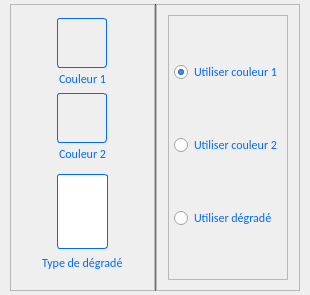
<?xml version="1.0" encoding="UTF-8"?>
<ui version="4.0">
 <class>DegradedUI</class>
 <widget class="QWidget" name="DegradedUI">
  <property name="geometry">
   <rect>
    <x>0</x>
    <y>0</y>
    <width>310</width>
    <height>289</height>
   </rect>
  </property>
  <property name="windowTitle">
   <string>Form</string>
  </property>
  <layout class="QHBoxLayout" name="horizontalLayout">
   <property name="spacing">
    <number>0</number>
   </property>
   <property name="leftMargin">
    <number>10</number>
   </property>
   <property name="topMargin">
    <number>4</number>
   </property>
   <property name="rightMargin">
    <number>10</number>
   </property>
   <property name="bottomMargin">
    <number>4</number>
   </property>
   <item>
    <widget class="QFrame" name="frameDegradedSettings">
     <property name="styleSheet">
      <string notr="true">
/*
QFrame {

    border: 1px solid rgb(0,106,255);
    border-radius: 3px;
}

*/</string>
     </property>
     <property name="frameShape">
      <enum>QFrame::StyledPanel</enum>
     </property>
     <property name="frameShadow">
      <enum>QFrame::Raised</enum>
     </property>
     <layout class="QVBoxLayout" name="verticalLayout_3">
      <property name="spacing">
       <number>0</number>
      </property>
      <property name="leftMargin">
       <number>0</number>
      </property>
      <property name="topMargin">
       <number>10</number>
      </property>
      <property name="rightMargin">
       <number>0</number>
      </property>
      <property name="bottomMargin">
       <number>10</number>
      </property>
      <item>
       <widget class="QFrame" name="frameColor1">
        <property name="styleSheet">
         <string notr="true">

QFrame {

    border: 0px solid rgb(0,106,255);
    border-radius: 3px;
}

</string>
        </property>
        <property name="frameShape">
         <enum>QFrame::StyledPanel</enum>
        </property>
        <property name="frameShadow">
         <enum>QFrame::Raised</enum>
        </property>
        <layout class="QVBoxLayout" name="verticalLayout">
         <property name="spacing">
          <number>3</number>
         </property>
         <property name="leftMargin">
          <number>3</number>
         </property>
         <property name="topMargin">
          <number>3</number>
         </property>
         <property name="rightMargin">
          <number>3</number>
         </property>
         <property name="bottomMargin">
          <number>3</number>
         </property>
         <item alignment="Qt::AlignHCenter">
          <widget class="QToolButton" name="tbColor1">
           <property name="minimumSize">
            <size>
             <width>50</width>
             <height>50</height>
            </size>
           </property>
           <property name="maximumSize">
            <size>
             <width>50</width>
             <height>50</height>
            </size>
           </property>
           <property name="toolTip">
            <string>Choix de la couleur 1</string>
           </property>
           <property name="styleSheet">
            <string notr="true"> QToolButton:pressed {
 background-color: white;
     background-color: qlineargradient(x1: 0, y1: 0, x2: 0, y2: 1,
                                       stop: 0 #f6f7fa, stop: 1 #dadbde);

 }
 


QToolButton:hover:!pressed
{
     background-color: qlineargradient(x1: 0, y1: 0, x2: 0, y2: 1,
                                       stop: 0 #dadbde, stop: 1 #f6f7fa);
}QToolButton {

    border: 1px solid rgb(0,106,255);
    border-radius: 3px;
}

</string>
           </property>
           <property name="text">
            <string/>
           </property>
           <property name="iconSize">
            <size>
             <width>50</width>
             <height>50</height>
            </size>
           </property>
          </widget>
         </item>
         <item alignment="Qt::AlignHCenter">
          <widget class="QLabel" name="label">
           <property name="styleSheet">
            <string notr="true">

QWidget {
  
	color : rgb(0,106,255);
     font:  9pt Calibri;


 }


QWidget:!enabled {
  
	color : rgb(150,150,150);
     font:  9pt Calibri;
 }
</string>
           </property>
           <property name="text">
            <string>Couleur 1</string>
           </property>
          </widget>
         </item>
        </layout>
       </widget>
      </item>
      <item>
       <widget class="QFrame" name="frameColor2">
        <property name="styleSheet">
         <string notr="true">

QFrame {

    border: 0px solid rgb(0,106,255);
    border-radius: 3px;
}

</string>
        </property>
        <property name="frameShape">
         <enum>QFrame::StyledPanel</enum>
        </property>
        <property name="frameShadow">
         <enum>QFrame::Raised</enum>
        </property>
        <layout class="QVBoxLayout" name="verticalLayout_2">
         <property name="spacing">
          <number>3</number>
         </property>
         <property name="leftMargin">
          <number>3</number>
         </property>
         <property name="topMargin">
          <number>3</number>
         </property>
         <property name="rightMargin">
          <number>3</number>
         </property>
         <property name="bottomMargin">
          <number>3</number>
         </property>
         <item alignment="Qt::AlignHCenter">
          <widget class="QToolButton" name="tbColor2">
           <property name="minimumSize">
            <size>
             <width>50</width>
             <height>50</height>
            </size>
           </property>
           <property name="maximumSize">
            <size>
             <width>50</width>
             <height>50</height>
            </size>
           </property>
           <property name="toolTip">
            <string>Choix de la couleur 2</string>
           </property>
           <property name="styleSheet">
            <string notr="true"> QToolButton:pressed {
 background-color: white;
     background-color: qlineargradient(x1: 0, y1: 0, x2: 0, y2: 1,
                                       stop: 0 #f6f7fa, stop: 1 #dadbde);

 }
 


QToolButton:hover:!pressed
{
     background-color: qlineargradient(x1: 0, y1: 0, x2: 0, y2: 1,
                                       stop: 0 #dadbde, stop: 1 #f6f7fa);
}QToolButton {

    border: 1px solid rgb(0,106,255);
    border-radius: 3px;
}

</string>
           </property>
           <property name="text">
            <string/>
           </property>
           <property name="iconSize">
            <size>
             <width>50</width>
             <height>50</height>
            </size>
           </property>
          </widget>
         </item>
         <item alignment="Qt::AlignHCenter">
          <widget class="QLabel" name="label_2">
           <property name="styleSheet">
            <string notr="true">

QWidget {
  
	color : rgb(0,106,255);
     font:  9pt Calibri;


 }


QWidget:!enabled {
  
	color : rgb(150,150,150);
     font:  9pt Calibri;
 }
</string>
           </property>
           <property name="text">
            <string>Couleur 2</string>
           </property>
          </widget>
         </item>
        </layout>
       </widget>
      </item>
      <item>
       <widget class="QFrame" name="frameDegradedType">
        <property name="styleSheet">
         <string notr="true">

QFrame {

    border: 0px solid rgb(0,106,255);
    border-radius: 3px;
}

</string>
        </property>
        <property name="frameShape">
         <enum>QFrame::StyledPanel</enum>
        </property>
        <property name="frameShadow">
         <enum>QFrame::Raised</enum>
        </property>
        <layout class="QVBoxLayout" name="verticalLayout_4">
         <item alignment="Qt::AlignHCenter">
          <widget class="QComboBox" name="cbDegradedType">
           <property name="minimumSize">
            <size>
             <width>51</width>
             <height>75</height>
            </size>
           </property>
           <property name="maximumSize">
            <size>
             <width>51</width>
             <height>75</height>
            </size>
           </property>
           <property name="toolTip">
            <string>Choix du type de dégradé</string>
           </property>
           <property name="styleSheet">
            <string notr="true">QComboBox {
    border: 1px solid rgb(0,106,255);
    border-radius: 3px;
  padding: -0px -0px -0px 0px;

	background-color: qlineargradient(x1: 0, y1: 0, x2: 0, y2: 1,
                                       stop: 0 #dadbde, stop: 1 #f6f7fa);
}

QComboBox::drop-down {
	width: 0px;
}

QComboBox:hover{
background-color: qlineargradient(x1: 0, y1: 0, x2: 0, y2: 1,
                                       stop: 0 #f6f7fa, stop: 1 #dadbde);
}


 QComboBox QAbstractItemView {
     selection-background-color: lightgray;
 }</string>
           </property>
           <property name="currentIndex">
            <number>0</number>
           </property>
           <property name="iconSize">
            <size>
             <width>51</width>
             <height>75</height>
            </size>
           </property>
           <property name="frame">
            <bool>true</bool>
           </property>
           <item>
            <property name="text">
             <string/>
            </property>
            <property name="icon">
             <iconset resource="../resources.qrc">
              <normaloff>:/images/degraded/padSpread</normaloff>:/images/degraded/padSpread</iconset>
            </property>
           </item>
           <item>
            <property name="text">
             <string/>
            </property>
            <property name="icon">
             <iconset resource="../resources.qrc">
              <normaloff>:/images/degraded/radReflectSpread</normaloff>:/images/degraded/radReflectSpread</iconset>
            </property>
           </item>
           <item>
            <property name="text">
             <string/>
            </property>
            <property name="icon">
             <iconset resource="../resources.qrc">
              <normaloff>:/images/degraded/conical</normaloff>:/images/degraded/conical</iconset>
            </property>
           </item>
          </widget>
         </item>
         <item alignment="Qt::AlignHCenter">
          <widget class="QLabel" name="laDegraded">
           <property name="styleSheet">
            <string notr="true">

QWidget {
  
	color : rgb(0,106,255);
     font:  9pt Calibri;


 }


QWidget:!enabled {
  
	color : rgb(150,150,150);
     font:  9pt Calibri;
 }</string>
           </property>
           <property name="text">
            <string>Type de dégradé</string>
           </property>
          </widget>
         </item>
        </layout>
       </widget>
      </item>
     </layout>
    </widget>
   </item>
   <item>
    <widget class="Line" name="line">
     <property name="maximumSize">
      <size>
       <width>1</width>
       <height>16777215</height>
      </size>
     </property>
     <property name="styleSheet">
      <string notr="true">	background-color: rgb(0,106,255);</string>
     </property>
     <property name="orientation">
      <enum>Qt::Vertical</enum>
     </property>
    </widget>
   </item>
   <item>
    <widget class="QFrame" name="frameDrawZone">
     <property name="frameShape">
      <enum>QFrame::StyledPanel</enum>
     </property>
     <property name="frameShadow">
      <enum>QFrame::Raised</enum>
     </property>
     <layout class="QVBoxLayout" name="vlDrawZone">
      <property name="spacing">
       <number>3</number>
      </property>
      <property name="leftMargin">
       <number>0</number>
      </property>
      <property name="topMargin">
       <number>10</number>
      </property>
      <property name="rightMargin">
       <number>0</number>
      </property>
      <property name="bottomMargin">
       <number>10</number>
      </property>
      <item alignment="Qt::AlignHCenter">
       <widget class="QFrame" name="frame">
        <property name="styleSheet">
         <string notr="true">
/*
QFrame {

    border: 1px solid rgb(0,106,255);
    border-radius: 3px;
}

*/</string>
        </property>
        <property name="frameShape">
         <enum>QFrame::StyledPanel</enum>
        </property>
        <property name="frameShadow">
         <enum>QFrame::Raised</enum>
        </property>
        <layout class="QGridLayout" name="gridLayout">
         <property name="leftMargin">
          <number>5</number>
         </property>
         <property name="topMargin">
          <number>0</number>
         </property>
         <property name="rightMargin">
          <number>5</number>
         </property>
         <property name="bottomMargin">
          <number>5</number>
         </property>
         <property name="horizontalSpacing">
          <number>3</number>
         </property>
         <item row="1" column="0">
          <widget class="QRadioButton" name="rbColor2">
           <property name="toolTip">
            <string>Utiliser la couleur 2 comme fond</string>
           </property>
           <property name="styleSheet">
            <string notr="true">

QWidget {
  
	color : rgb(0,106,255);
     font:  9pt Calibri;


 }


QWidget:!enabled {
  
	color : rgb(150,150,150);
     font:  9pt Calibri;
 }
</string>
           </property>
           <property name="text">
            <string>Utiliser couleur 2</string>
           </property>
          </widget>
         </item>
         <item row="2" column="0">
          <widget class="QRadioButton" name="rbDegraded">
           <property name="toolTip">
            <string>Utiliser un dégradé de la couleur 1 et 2 pour le fond</string>
           </property>
           <property name="styleSheet">
            <string notr="true">

QWidget {
  
	color : rgb(0,106,255);
     font:  9pt Calibri;


 }


QWidget:!enabled {
  
	color : rgb(150,150,150);
     font:  9pt Calibri;
 }
</string>
           </property>
           <property name="text">
            <string>Utiliser dégradé</string>
           </property>
          </widget>
         </item>
         <item row="0" column="0">
          <widget class="QRadioButton" name="rbColor1">
           <property name="toolTip">
            <string>Utiliser la couleur 1 comme fond</string>
           </property>
           <property name="styleSheet">
            <string notr="true">

QWidget {
  
	color : rgb(0,106,255);
     font:  9pt Calibri;


 }


QWidget:!enabled {
  
	color : rgb(150,150,150);
     font:  9pt Calibri;
 }
</string>
           </property>
           <property name="text">
            <string>Utiliser couleur 1</string>
           </property>
           <property name="checked">
            <bool>true</bool>
           </property>
          </widget>
         </item>
        </layout>
       </widget>
      </item>
     </layout>
    </widget>
   </item>
  </layout>
 </widget>
 <resources>
  <include location="../resources.qrc"/>
 </resources>
 <connections/>
</ui>
